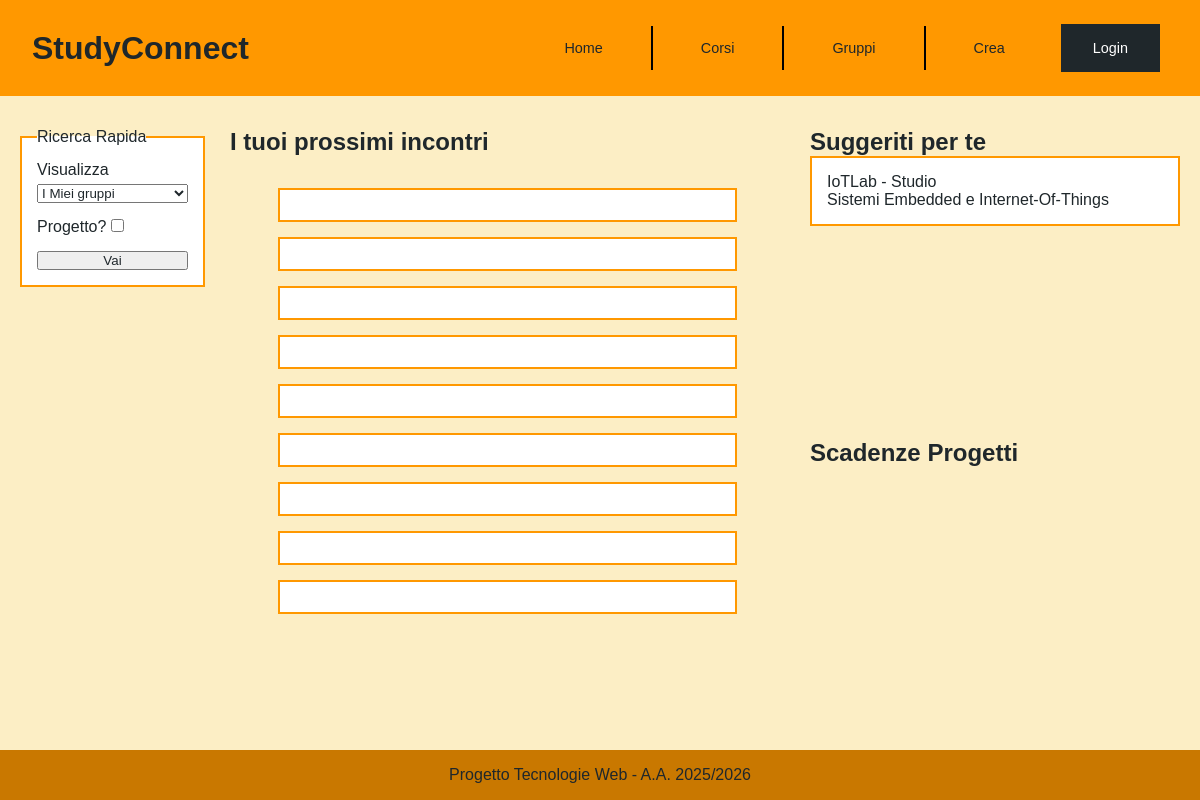
The app's page /pages/index.php, older data.
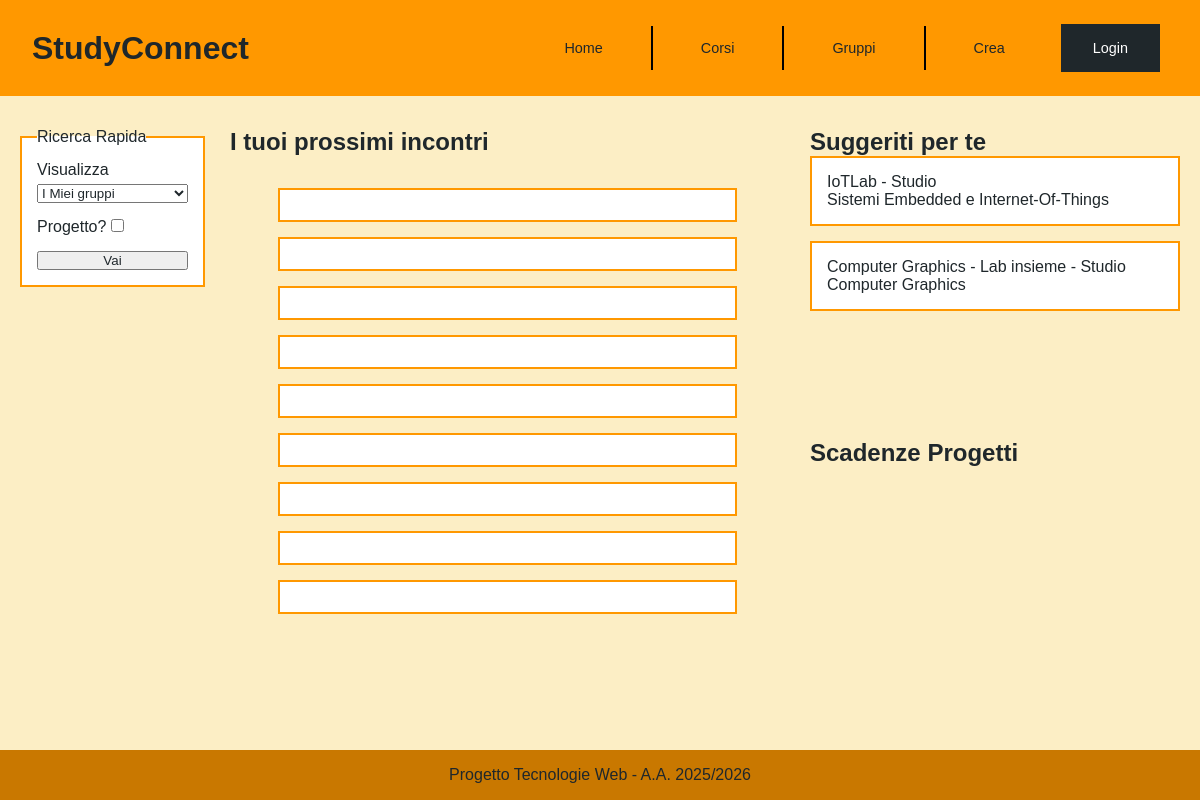
The same page, newer data.
### tables this page shows
CREATE TABLE Incontri(
	CodiceGruppo INT NOT NULL,
    Data DATE,
    Orario TIME,
    Modalità VARCHAR(15) NOT NULL CHECK (Modalità IN ('Da remoto', 'In presenza')),
    Luogo VARCHAR(100),
    Note VARCHAR(500) NOT NULL,
    FOREIGN KEY (CodiceGruppo) REFERENCES Gruppi(Codice)
		ON DELETE CASCADE
		ON UPDATE NO ACTION,
    PRIMARY KEY (CodiceGruppo, Data, Orario)
);

CREATE TABLE Gruppi(
	Codice INT AUTO_INCREMENT PRIMARY KEY,
    Nome VARCHAR(100) NOT NULL,
    Descrizione MEDIUMTEXT,
    NumeroMembriRichiesti INT,
    NumeroMembriAttuali INT NOT NULL,
    Tipo VARCHAR(10) NOT NULL CHECK (Tipo IN ('Studio', 'Progetto')),
    DataConsegnaProgetto DATE,
    MatricolaCreatore VARCHAR(10) NOT NULL,
    CodiceCorso VARCHAR(5) NOT NULL,
	FOREIGN KEY (MatricolaCreatore) REFERENCES Studenti(Matricola)
		ON DELETE CASCADE
        ON UPDATE NO ACTION,
	FOREIGN KEY (CodiceCorso) REFERENCES Corsi(Codice)
		ON DELETE CASCADE
        ON UPDATE NO ACTION,
    CHECK(NumeroMembriAttuali<=NumeroMembriRichiesti OR NumeroMembriRichiesti=0)
);

CREATE TABLE Corsi(
	Codice VARCHAR(5) PRIMARY KEY,
    Nome VARCHAR(150) NOT NULL,
    Descrizione MEDIUMTEXT,
    CFU INT NOT NULL,
    ProgettoRichiesto BOOL NOT NULL,
    CHECK(length(Codice)=5)
);

### pages/home.php (called while the page is built)
<?php
if (!isUserLoggedIn()) {
    $templateParams["page"] = "templates/specific/home_loggato.php";
    $templateParams["prossimiIncontri"] = $dbh->getIncontriStudente("0001081674");
    $templateParams["gruppiSuggeriti"] = $dbh->getGruppiSuggeriti("0001081674", 10);
    $templateParams["corsi"] = $dbh->getCorsi();
} else {
    $templateParams["page"] = "templates/specific/home_pubblica.php";
    $templateParams["gruppiStudio"] = $dbh->getGruppiPerTipoLimit('studio',8);
    $templateParams["gruppiProgetto"] = $dbh->getGruppiPerTipoLimit('progetto',8);
    $templateParams["gruppiCasuali"] = $dbh->getGruppiCasuali(8);
}
$templateParams["imgprofilo"] =  "default_profile_icon.png";
require "templates/general/base.php"
?>

### pages/index.php (called while the page is built)
<?php
require_once '../bootstrap.php';
$templateParams["title"] = "StudyConnect - Home";
$templateParams["page"] = "home.php";
require "home.php";
?>

### utils/functions.php (called while the page is built)
<?php
    function isUserLoggedIn() {
        return isset($_SESSION['matricola']);
    }
?>

### db/database.php (called while the page is built, shortened)
<?php
    class DatabaseHelper{
        private $db;
        public function __construct($servername, $username, $password, $dbname, $port){
            $this->db = new mysqli($servername, $username, $password, $dbname, $port);
        }
        public function getCorsi(){
            $stmt = $this->db->prepare("SELECT * FROM corsi ORDER BY nome");
            $stmt->execute();
            $result = $stmt->get_result();
            return $result->fetch_all(MYSQLI_ASSOC);
        }
        function getIncontriStudente(string $matricola) {
            $query = "SELECT i.CodiceGruppo, g.Nome AS NomeGruppo, i.Data, i.Orario, i.Modalità, i.Luogo, i.Note
                    FROM Iscrizioni isc
                    JOIN Gruppi g ON isc.CodiceGruppo = g.Codice
                    JOIN Incontri i ON g.Codice = i.CodiceGruppo
                    WHERE isc.MatricolaStudente = ?
                    ORDER BY i.Data ASC, i.Orario ASC";
            $stmt = $this->db->prepare($query);
            $stmt->bind_param('s', $matricola);
            $stmt->execute();
            return $stmt->get_result()->fetch_all(MYSQLI_ASSOC);
        }
        function getGruppiSuggeriti(string $matricola, int $limit) {
            $query = "SELECT g.Codice, g.Nome, g.Descrizione, g.NumeroMembriRichiesti, g.NumeroMembriAttuali, g.Tipo, c.Nome AS NomeCorso
                FROM Gruppi g
                JOIN Preferenze p ON g.CodiceCorso = p.CodiceCorso
                JOIN Corsi c ON g.CodiceCorso = c.Codice
                WHERE p.MatricolaStudente = ?
                    AND g.Codice NOT IN (
                        SELECT CodiceGruppo
                        FROM Iscrizioni
                        WHERE MatricolaStudente = ?
                    )
                ORDER BY RAND()
                LIMIT ?";
            $stmt = $this->db->prepare($query);
            $stmt->bind_param('ssi', $matricola, $matricola, $limit);
            $stmt->execute();
            return $stmt->get_result()->fetch_all(MYSQLI_ASSOC);
        }
    }
?>

### bootstrap.php (called while the page is built, shortened)
<?php
require_once("utils/functions.php");
require_once("db/database.php");
$dbh = new DatabaseHelper("localhost", "root", "", "Gruppi_Studenti", 3307);
?>

### pages/templates/specific/home_loggato.php (the view, shortened to what this page needs)
<main class=" home-logged-container home-container ">
    <aside class="sidebar-search">
        <form action="gruppi.php" method="GET" id="home-form">
            <fieldset class="home-box-form card">
                <legend>Ricerca Rapida</legend>
                <div class="form-controll">
                    <label for="visualizza">Visualizza</label>
                    <select name="visualizza" id="visualizza">
                    <option value="miei">I Miei gruppi</option>
                    </select>
                </div>
                <div class="form-controll checkbox" id="container-checkbox">
                    <label for="tipo">Progetto?</label>
                    <input type="checkbox" name="tipo" id="tipo" />
                </div>
                <button type="submit">Vai</button>
            </fieldset>
        </form>
    </aside>
    <section class="main-meetings">
        <h2>I tuoi prossimi incontri</h2>
        <div class="card-grid">
            <?php foreach ($templateParams["prossimiIncontri"] as $incontro): ?>
                <div class="card">
                </div>
            <?php endforeach; ?>
        </div>
    </section>
    <aside class="sidebar-destra-home-loggato">
        <div class="sidebar-suggeriti">
            <h2>Suggeriti per te</h2>
            <div class="vertical-list">
                <?php foreach ($templateParams["gruppiSuggeriti"] as $suggerito): ?>
                <div class="card">
                    <p>
                        <?= $suggerito["Nome"] ?> - <?= $suggerito["Tipo"] ?><br>
                        <?= $suggerito["NomeCorso"] ?>
                    </p>
                </div>
                <?php endforeach; ?>
            </div>
        </div>
        <div>
            <h2>Scadenze Progetti</h2>
        </div>
    </aside>
</main>

### pages/templates/general/base.php (shortened to what this page needs)
<!DOCTYPE html>
<html lang="it">
<head>
    <link rel="stylesheet" type="text/css" href="../css/style.css" />
</head>
<body>
    <?php require('header.php'); ?>
    <?php require($templateParams["page"]); ?>
    <?php require('footer.php'); ?>
</body>
</html>

### pages/templates/general/header.php
<header>
    <div class="logo">
       <h1>StudyConnect</h1>
    </div>
    <nav class="nav">
        <ul>
            <li><a href="index.php">Home</a></li>
            <li><a href="corsi.php">Corsi</a></li>
            <li><a href="gruppi.php">Gruppi</a></li>
            <li><a href="#">Crea</a></li>
            <?php if (isUserLoggedIn()): ?>
                <li class="dropdown top-right">
                    <img src="<?php echo UPLOAD_DIR.$templateParams["imgprofilo"]; ?>" alt="Profile image" class="nav-profile-img ">
                    <div class="dropdown-content">
                        <a href="#">Profilo</a>
                        <a href="#">Logout</a>
                    </div>
                </li>
            <?php else: ?>
                <li class="top-right"><a href="login.php" class="btn-login">Login</a></li>
            <?php endif; ?>
        </ul>
    </nav>
</header>

### pages/templates/general/footer.php
<footer>
    <p>Progetto Tecnologie Web - A.A. 2025/2026</p>
</footer>

### css/style.css (style rules this page uses)
* { margin: 0; padding: 0; box-sizing: border-box; color: #1F272B; font-family: Verdana, Geneva, Tahoma, sans-serif; }
html, body { height: 100% ; }
body { display: flex; flex-direction: column; padding-bottom: 60px; }
main { flex: 1; background-color: #FCEEC5; }
header { display: flex; justify-content: space-between; align-items: center; padding: 1rem 2rem; background-color: #FF9800; }
.nav { position: fixed; bottom: 0; left: 0; height: 5rem; width: 100%; text-align: center; align-content: center; background-color: #FF9800; padding: 0.2rem 0; z-index: 1000; border-top: 2px solid #FF9800; }
.logo { cursor: default; }
.nav ul { width: 100%; display: flex; list-style: none; align-items: center; height: 100%; }
.nav ul li { flex: 1; }
.nav ul li:not(:nth-last-child(-n+2)) { border-right: 2px solid black; height: 70%; padding: 0 2rem; }
.nav ul li:not(:last-child) { text-align: center; align-content: center; padding: 0 2rem; }
.nav a { padding: 1.5rem 1rem; text-decoration: none; font-size: 0.9rem; }
.top-right { position: fixed; top: 0; right: 0; display: inline-block; }
.nav .btn-login { display: inline-block; color: white; background-color: #1F272B; padding: 1rem; margin: 0.5rem 0.5rem; padding: 1rem 2rem; }
footer { text-align: center; align-content: center; padding: 1rem; background-color: #c97800; padding-bottom: 6rem; }
.home-container { display: grid; grid-template-columns: 1fr; gap: 20px; padding: 20px; padding-top: 4vh; width: 100%; }
.card-grid { display: grid; grid-template-columns: repeat(2, 1fr); gap: 15px; margin-top: 2vh; margin-bottom: 5vh; }
.sidebar-suggeriti .vertical-list { display: grid; grid-template-columns: repeat(2, 1fr); gap: 15px; }
.card { border: 2px solid #FF9800; padding: 15px; background: white; }
.card-grid > .card { color: blue; }
.sidebar-destra-home-loggato { display: flex; flex-direction: column; gap: 20px; }
.sidebar-destra-home-loggato > * { flex: 1; }
.sidebar-search { order: 3; }
.home-box-form { display: flex; flex-direction: column; gap: 15px; margin: 0 2rem; }
.form-controll { display: flex; flex-direction: column; gap: 5px; }
.checkbox { flex-direction: row; gap: 20px; }
@media (min-width: 992px) { body { padding-bottom: 0; } }
@media (min-width: 992px) { .nav { position: static; height: auto; width: auto; padding: 0; border-top: none; height: 100%; } }
@media (min-width: 992px) { nav ul { width: auto; gap: 0; justify-content: flex-end; height: 100%; } }
@media (min-width: 992px) { .nav ul li { flex: none; } }
@media (min-width: 992px) { nav ul li:not(:nth-last-child(-n+2)) { text-align: center; align-content: center; border-right: 2px solid black; height: 85%; } }
@media (min-width: 992px) { .nav ul li > a { padding: 1rem 1rem; } }
@media (min-width: 992px) { .top-right { position: static; height: auto; width: auto; margin: 0; } }
@media (min-width: 992px) { footer { padding-bottom: 1rem; } }
@media (min-width: 992px) { .home-container { grid-template-columns: 2.9fr 1.1fr; margin: 0 auto; } }
@media (min-width: 992px) { .card-grid { grid-template-columns: repeat(auto-fit, minmax(250px, 1fr)); margin-bottom: 0; padding: 2vh 3rem 2vh 3rem; } }
@media (min-width: 992px) { .sidebar-suggeriti .vertical-list { display: flex; flex-direction: column; grid-template-columns: none; } }
@media (min-width: 992px) { .home-logged-container { display: grid; grid-template-columns: 0.5fr 1.5fr 1fr; gap: 25px; margin: 0 auto; } }
@media (min-width: 992px) { .sidebar-search { order: 0; } }
@media (min-width: 992px) { .home-box-form { margin: 0; } }

Row changes from the older to the newer data that the page shows:
added gruppi: Nome "Computer Graphics - Lab insieme", Tipo "Studio", CodiceCorso.Nome "Computer Graphics"
